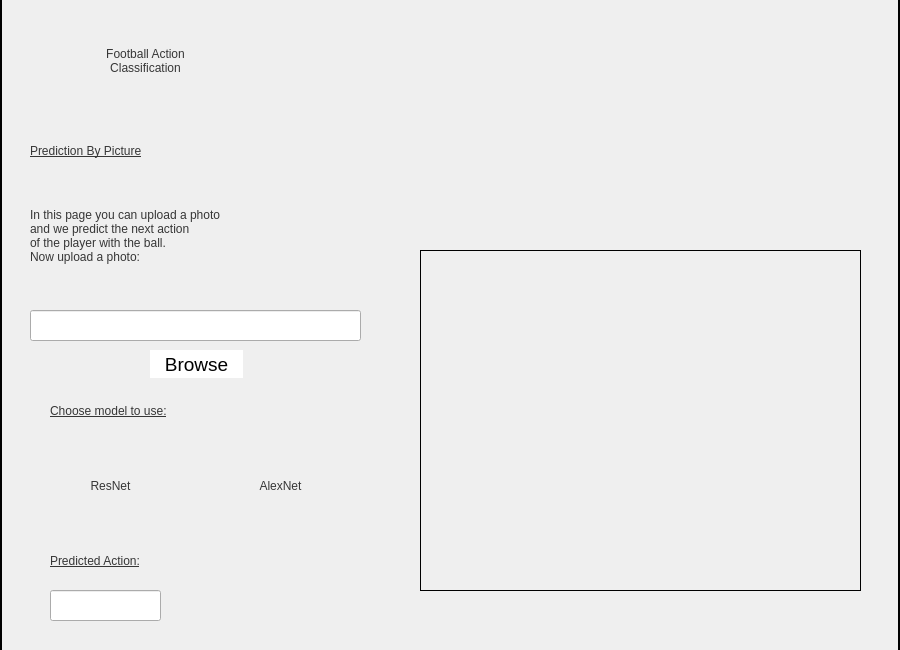
<?xml version="1.0" encoding="UTF-8"?>
<ui version="4.0">
 <class>Dialog</class>
 <widget class="QDialog" name="Dialog">
  <property name="geometry">
   <rect>
    <x>0</x>
    <y>0</y>
    <width>900</width>
    <height>650</height>
   </rect>
  </property>
  <property name="windowTitle">
   <string>Dialog</string>
  </property>
  <widget class="QWidget" name="backgroundwidget" native="true">
   <property name="geometry">
    <rect>
     <x>0</x>
     <y>0</y>
     <width>901</width>
     <height>651</height>
    </rect>
   </property>
   <property name="styleSheet">
    <string notr="true">QWidget#widget{ 
background-color: qlineargradient(spread:pad, x1:0.384211, y1:0.023, x2:0.768, y2:1, stop:0 rgba(29, 30, 73, 255), stop:1 rgba(39, 41, 100, 255));}</string>
   </property>
   <widget class="QLabel" name="backgroundPhoto">
    <property name="geometry">
     <rect>
      <x>0</x>
      <y>-30</y>
      <width>900</width>
      <height>700</height>
     </rect>
    </property>
    <property name="styleSheet">
     <string notr="true"/>
    </property>
    <property name="frameShape">
     <enum>QFrame::WinPanel</enum>
    </property>
    <property name="text">
     <string/>
    </property>
    <property name="pixmap">
     <pixmap>../Media/Des3.png</pixmap>
    </property>
    <property name="scaledContents">
     <bool>true</bool>
    </property>
   </widget>
   <widget class="QPushButton" name="resNetButton">
    <property name="geometry">
     <rect>
      <x>40</x>
      <y>440</y>
      <width>141</width>
      <height>91</height>
     </rect>
    </property>
    <property name="styleSheet">
     <string notr="true">QPushButton {
	border-radius: 20px;
	background-color: qlineargradient(spread:pad, x1:0.384211, y1:0.023, x2:0.768, 		y2:1, stop:0 rgba(0, 0, 0, 15), stop:1 rgba(0, 0, 0, 15));

	font: 70 14pt &quot;Century Gothic&quot;; color: rgba(54, 54, 54)
}

QPushButton:hover{
	background-color: rgba(73, 96, 96);
}
QPushButton:pressed{
	background-color: rgba(54, 54, 54);
}</string>
    </property>
    <property name="text">
     <string>ResNet</string>
    </property>
   </widget>
   <widget class="QPushButton" name="FACButton">
    <property name="geometry">
     <rect>
      <x>10</x>
      <y>10</y>
      <width>271</width>
      <height>101</height>
     </rect>
    </property>
    <property name="cursor">
     <cursorShape>PointingHandCursor</cursorShape>
    </property>
    <property name="styleSheet">
     <string notr="true">QPushButton {
	border-radius: 20px;
	background-color: qlineargradient(spread:pad, x1:0.384211, y1:0.023, x2:0.768, 		y2:1, stop:0 rgba(0, 0, 0, 15), stop:1 rgba(0, 0, 0, 15));

	font: 75 22pt &quot;Century Gothic&quot;; color: rgba(54, 54, 54)
}

QPushButton:hover{
	background-color: rgba(73, 96, 96);
}
QPushButton:pressed{
	background-color: rgba(54, 54, 54);
}</string>
    </property>
    <property name="text">
     <string>Football Action
Classification</string>
    </property>
   </widget>
   <widget class="QLabel" name="howItWorksText">
    <property name="geometry">
     <rect>
      <x>30</x>
      <y>180</y>
      <width>371</width>
      <height>111</height>
     </rect>
    </property>
    <property name="styleSheet">
     <string notr="true">font: 70 12pt &quot;Century Gothic&quot;; color: rgba(54, 54, 54);</string>
    </property>
    <property name="text">
     <string>In this page you can upload a photo 
and we predict the next action 
of the player with the ball.
Now upload a photo:</string>
    </property>
   </widget>
   <widget class="QLabel" name="howItWorksHeadText">
    <property name="geometry">
     <rect>
      <x>30</x>
      <y>130</y>
      <width>301</width>
      <height>41</height>
     </rect>
    </property>
    <property name="styleSheet">
     <string notr="true">font: 70 18pt &quot;Century Gothic&quot;; color: rgba(54, 54, 54);;
text-decoration: underline;</string>
    </property>
    <property name="text">
     <string>Prediction By Picture</string>
    </property>
   </widget>
   <widget class="QPushButton" name="alexNetButton">
    <property name="geometry">
     <rect>
      <x>210</x>
      <y>440</y>
      <width>141</width>
      <height>91</height>
     </rect>
    </property>
    <property name="styleSheet">
     <string notr="true">QPushButton {
	border-radius: 20px;
	background-color: qlineargradient(spread:pad, x1:0.384211, y1:0.023, x2:0.768, 		y2:1, stop:0 rgba(0, 0, 0, 15), stop:1 rgba(0, 0, 0, 15));

	font: 70 14pt &quot;Century Gothic&quot;; color: rgba(54, 54, 54)
}

QPushButton:hover{
	background-color: rgba(73, 96, 96);
}
QPushButton:pressed{
	background-color: rgba(54, 54, 54);
}</string>
    </property>
    <property name="text">
     <string>AlexNet</string>
    </property>
   </widget>
   <widget class="QLineEdit" name="lineEdit">
    <property name="geometry">
     <rect>
      <x>30</x>
      <y>310</y>
      <width>331</width>
      <height>31</height>
     </rect>
    </property>
   </widget>
   <widget class="QPushButton" name="browseButton">
    <property name="geometry">
     <rect>
      <x>150</x>
      <y>350</y>
      <width>93</width>
      <height>28</height>
     </rect>
    </property>
    <property name="styleSheet">
     <string notr="true">QPushButton {
	border-radius: 15px;

	background-color: rgb(255, 255, 255);

	font: 75 14pt; color: rgb(0, 0, 0);
}

QPushButton:hover{
	background-color: rgb(85, 170, 255);
}
QPushButton:pressed{
	background-color: rgb(91, 96, 230);
}</string>
    </property>
    <property name="text">
     <string>Browse</string>
    </property>
   </widget>
   <widget class="QLabel" name="howItWorksHeadText_2">
    <property name="geometry">
     <rect>
      <x>50</x>
      <y>390</y>
      <width>301</width>
      <height>41</height>
     </rect>
    </property>
    <property name="styleSheet">
     <string notr="true">font: 70 16pt &quot;Century Gothic&quot;; color: rgba(54, 54, 54);;
text-decoration: underline;</string>
    </property>
    <property name="text">
     <string>Choose model to use:</string>
    </property>
   </widget>
   <widget class="QLabel" name="howItWorksHeadText_3">
    <property name="geometry">
     <rect>
      <x>50</x>
      <y>540</y>
      <width>301</width>
      <height>41</height>
     </rect>
    </property>
    <property name="styleSheet">
     <string notr="true">font: 70 18pt &quot;Century Gothic&quot;; color: rgba(54, 54, 54);;
text-decoration: underline;</string>
    </property>
    <property name="text">
     <string>Predicted Action:</string>
    </property>
   </widget>
   <widget class="QLineEdit" name="predictionGiver">
    <property name="geometry">
     <rect>
      <x>50</x>
      <y>590</y>
      <width>111</width>
      <height>31</height>
     </rect>
    </property>
   </widget>
   <widget class="QLabel" name="label">
    <property name="geometry">
     <rect>
      <x>420</x>
      <y>250</y>
      <width>441</width>
      <height>341</height>
     </rect>
    </property>
    <property name="styleSheet">
     <string notr="true"/>
    </property>
    <property name="frameShape">
     <enum>QFrame::Panel</enum>
    </property>
    <property name="text">
     <string/>
    </property>
    <property name="pixmap">
     <pixmap>../Media/ATPButtonPhoto.jpeg</pixmap>
    </property>
    <property name="scaledContents">
     <bool>true</bool>
    </property>
   </widget>
  </widget>
 </widget>
 <resources>
  <include location="background.qrc"/>
 </resources>
 <connections/>
</ui>
